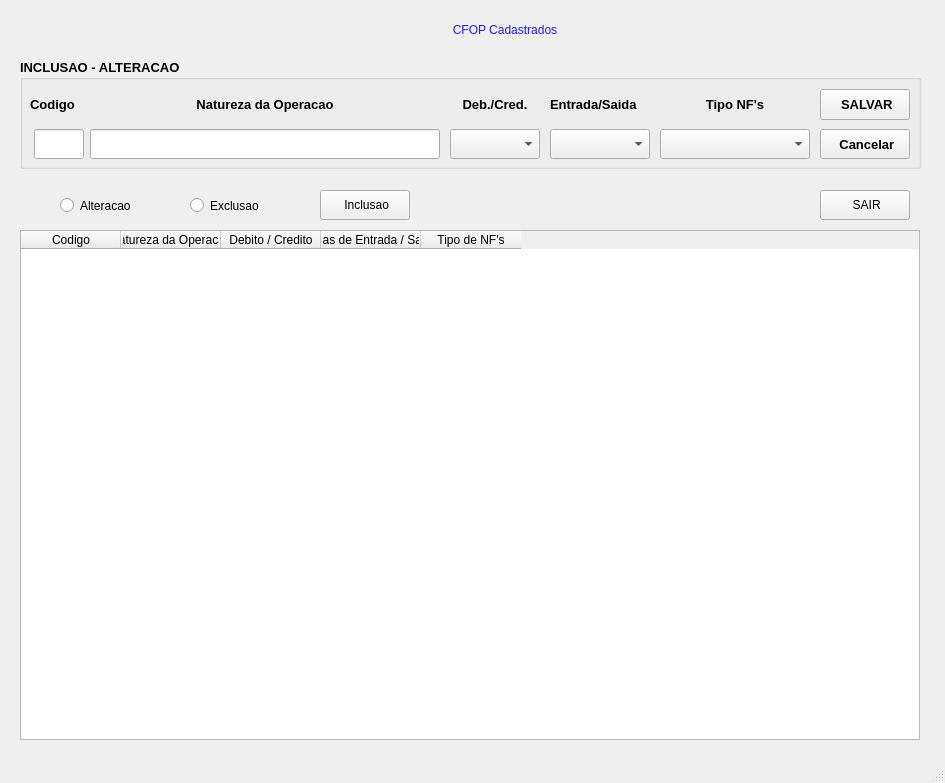
<?xml version="1.0" encoding="UTF-8"?>
<ui version="4.0">
 <class>MainWindow</class>
 <widget class="QMainWindow" name="MainWindow">
  <property name="geometry">
   <rect>
    <x>0</x>
    <y>0</y>
    <width>945</width>
    <height>783</height>
   </rect>
  </property>
  <property name="windowTitle">
   <string>MainWindow</string>
  </property>
  <property name="styleSheet">
   <string notr="true"/>
  </property>
  <widget class="QWidget" name="centralwidget">
   <widget class="QTableWidget" name="tableWidget">
    <property name="geometry">
     <rect>
      <x>20</x>
      <y>230</y>
      <width>900</width>
      <height>510</height>
     </rect>
    </property>
    <property name="styleSheet">
     <string notr="true"/>
    </property>
    <attribute name="horizontalHeaderVisible">
     <bool>true</bool>
    </attribute>
    <attribute name="horizontalHeaderCascadingSectionResizes">
     <bool>false</bool>
    </attribute>
    <attribute name="verticalHeaderCascadingSectionResizes">
     <bool>true</bool>
    </attribute>
    <column>
     <property name="text">
      <string notr="true">Codigo</string>
     </property>
    </column>
    <column>
     <property name="text">
      <string>Natureza da Operacao</string>
     </property>
    </column>
    <column>
     <property name="text">
      <string>Debito / Credito</string>
     </property>
    </column>
    <column>
     <property name="text">
      <string>Notas de Entrada / Saida</string>
     </property>
    </column>
    <column>
     <property name="text">
      <string>Tipo de NF's</string>
     </property>
    </column>
   </widget>
   <widget class="QLabel" name="label">
    <property name="geometry">
     <rect>
      <x>280</x>
      <y>10</y>
      <width>450</width>
      <height>40</height>
     </rect>
    </property>
    <property name="styleSheet">
     <string notr="true">border-color: rgb(132, 168, 163);
color: rgb(33, 25, 255);
font: 87 16pt &quot;Arial Black&quot;;</string>
    </property>
    <property name="text">
     <string>CFOP Cadastrados</string>
    </property>
    <property name="alignment">
     <set>Qt::AlignCenter</set>
    </property>
   </widget>
   <widget class="QPushButton" name="bt_inclusao">
    <property name="geometry">
     <rect>
      <x>320</x>
      <y>190</y>
      <width>90</width>
      <height>30</height>
     </rect>
    </property>
    <property name="styleSheet">
     <string notr="true"/>
    </property>
    <property name="text">
     <string> Inclusao</string>
    </property>
   </widget>
   <widget class="QRadioButton" name="rb_alteracao">
    <property name="geometry">
     <rect>
      <x>60</x>
      <y>190</y>
      <width>100</width>
      <height>31</height>
     </rect>
    </property>
    <property name="styleSheet">
     <string notr="true"/>
    </property>
    <property name="text">
     <string>Alteracao</string>
    </property>
   </widget>
   <widget class="QRadioButton" name="rb_exclusao">
    <property name="geometry">
     <rect>
      <x>190</x>
      <y>190</y>
      <width>100</width>
      <height>31</height>
     </rect>
    </property>
    <property name="styleSheet">
     <string notr="true"/>
    </property>
    <property name="text">
     <string>Exclusao</string>
    </property>
   </widget>
   <widget class="QGroupBox" name="groupBox">
    <property name="geometry">
     <rect>
      <x>20</x>
      <y>59</y>
      <width>901</width>
      <height>110</height>
     </rect>
    </property>
    <property name="font">
     <font>
      <family>Arial</family>
      <pointsize>10</pointsize>
      <italic>false</italic>
      <bold>true</bold>
     </font>
    </property>
    <property name="styleSheet">
     <string notr="true"/>
    </property>
    <property name="title">
     <string>INCLUSAO - ALTERACAO</string>
    </property>
    <widget class="QComboBox" name="comboBox_3">
     <property name="geometry">
      <rect>
       <x>640</x>
       <y>70</y>
       <width>150</width>
       <height>30</height>
      </rect>
     </property>
     <property name="styleSheet">
      <string notr="true"/>
     </property>
    </widget>
    <widget class="QLabel" name="label_2">
     <property name="geometry">
      <rect>
       <x>10</x>
       <y>30</y>
       <width>56</width>
       <height>30</height>
      </rect>
     </property>
     <property name="styleSheet">
      <string notr="true"/>
     </property>
     <property name="text">
      <string>Codigo</string>
     </property>
    </widget>
    <widget class="QLineEdit" name="moperacao">
     <property name="geometry">
      <rect>
       <x>14</x>
       <y>70</y>
       <width>50</width>
       <height>30</height>
      </rect>
     </property>
     <property name="styleSheet">
      <string notr="true"/>
     </property>
     <property name="maxLength">
      <number>5</number>
     </property>
    </widget>
    <widget class="QComboBox" name="comboBox">
     <property name="geometry">
      <rect>
       <x>430</x>
       <y>70</y>
       <width>90</width>
       <height>30</height>
      </rect>
     </property>
     <property name="styleSheet">
      <string notr="true"/>
     </property>
    </widget>
    <widget class="QLabel" name="label_6">
     <property name="geometry">
      <rect>
       <x>640</x>
       <y>30</y>
       <width>150</width>
       <height>30</height>
      </rect>
     </property>
     <property name="styleSheet">
      <string notr="true"/>
     </property>
     <property name="text">
      <string>Tipo NF's</string>
     </property>
     <property name="alignment">
      <set>Qt::AlignCenter</set>
     </property>
    </widget>
    <widget class="QComboBox" name="comboBox_2">
     <property name="geometry">
      <rect>
       <x>530</x>
       <y>70</y>
       <width>100</width>
       <height>30</height>
      </rect>
     </property>
     <property name="styleSheet">
      <string notr="true"/>
     </property>
    </widget>
    <widget class="QLabel" name="label_3">
     <property name="geometry">
      <rect>
       <x>70</x>
       <y>30</y>
       <width>350</width>
       <height>30</height>
      </rect>
     </property>
     <property name="styleSheet">
      <string notr="true"/>
     </property>
     <property name="text">
      <string>Natureza da Operacao</string>
     </property>
     <property name="alignment">
      <set>Qt::AlignCenter</set>
     </property>
    </widget>
    <widget class="QLabel" name="label_5">
     <property name="geometry">
      <rect>
       <x>530</x>
       <y>30</y>
       <width>100</width>
       <height>30</height>
      </rect>
     </property>
     <property name="styleSheet">
      <string notr="true"/>
     </property>
     <property name="text">
      <string>Entrada/Saida</string>
     </property>
    </widget>
    <widget class="QLineEdit" name="mdescr_op">
     <property name="geometry">
      <rect>
       <x>70</x>
       <y>70</y>
       <width>350</width>
       <height>30</height>
      </rect>
     </property>
     <property name="styleSheet">
      <string notr="true"/>
     </property>
     <property name="maxLength">
      <number>40</number>
     </property>
    </widget>
    <widget class="QLabel" name="label_4">
     <property name="geometry">
      <rect>
       <x>430</x>
       <y>30</y>
       <width>90</width>
       <height>30</height>
      </rect>
     </property>
     <property name="styleSheet">
      <string notr="true"/>
     </property>
     <property name="text">
      <string>Deb./Cred.</string>
     </property>
     <property name="alignment">
      <set>Qt::AlignCenter</set>
     </property>
    </widget>
    <widget class="QPushButton" name="bt_salvar">
     <property name="geometry">
      <rect>
       <x>800</x>
       <y>30</y>
       <width>90</width>
       <height>31</height>
      </rect>
     </property>
     <property name="whatsThis">
      <string>&lt;html&gt;&lt;head/&gt;&lt;body&gt;&lt;p&gt;file:///C:/Users/mebbc/OneDrive/Imagens/salvar.qrc.png&lt;/p&gt;&lt;/body&gt;&lt;/html&gt;</string>
     </property>
     <property name="styleSheet">
      <string notr="true"/>
     </property>
     <property name="text">
      <string> SALVAR</string>
     </property>
     <property name="icon">
      <iconset>
       <normaloff>SALVAR.png</normaloff>SALVAR.png</iconset>
     </property>
    </widget>
    <widget class="QPushButton" name="bt_cancelar">
     <property name="geometry">
      <rect>
       <x>800</x>
       <y>70</y>
       <width>90</width>
       <height>30</height>
      </rect>
     </property>
     <property name="styleSheet">
      <string notr="true"/>
     </property>
     <property name="text">
      <string> Cancelar</string>
     </property>
     <property name="icon">
      <iconset>
       <normaloff>SAIR.png</normaloff>SAIR.png</iconset>
     </property>
    </widget>
   </widget>
   <widget class="QPushButton" name="bt_sair">
    <property name="geometry">
     <rect>
      <x>820</x>
      <y>190</y>
      <width>90</width>
      <height>30</height>
     </rect>
    </property>
    <property name="styleSheet">
     <string notr="true"/>
    </property>
    <property name="text">
     <string> SAIR</string>
    </property>
    <property name="icon">
     <iconset>
      <normaloff>SAIR.png</normaloff>SAIR.png</iconset>
    </property>
   </widget>
  </widget>
  <widget class="QStatusBar" name="statusBar"/>
 </widget>
 <resources/>
 <connections/>
</ui>
